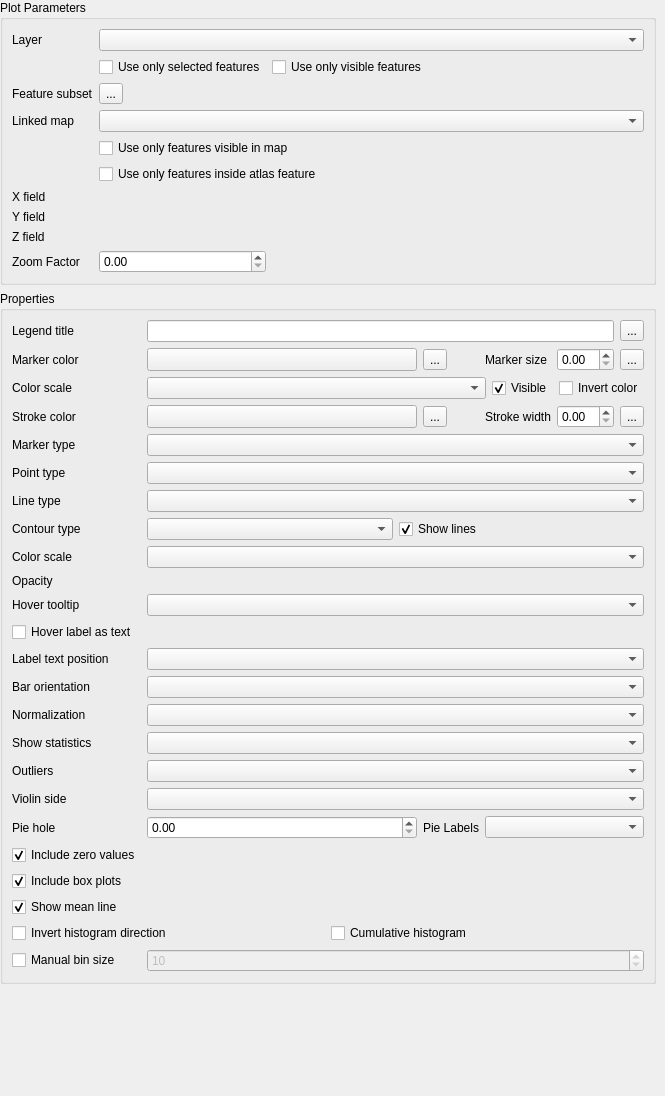
               <widget class="QWidget" name="scrollAreaWidgetContents_5">
                <property name="geometry">
                 <rect>
                  <x>0</x>
                  <y>-356</y>
                  <width>665</width>
                  <height>1096</height>
                 </rect>
                </property>
                <layout class="QGridLayout" name="gridLayout_9">
                 <property name="leftMargin">
                  <number>0</number>
                 </property>
                 <property name="topMargin">
                  <number>0</number>
                 </property>
                 <property name="rightMargin">
                  <number>9</number>
                 </property>
                 <property name="bottomMargin">
                  <number>0</number>
                 </property>
                 <item row="5" column="0">
                  <spacer name="verticalSpacer">
                   <property name="orientation">
                    <enum>Qt::Vertical</enum>
                   </property>
                   <property name="sizeHint" stdset="0">
                    <size>
                     <width>20</width>
                     <height>40</height>
                    </size>
                   </property>
                  </spacer>
                 </item>
                 <item row="0" column="0">
                  <widget class="QgsCollapsibleGroupBox" name="mGroupBox">
                   <property name="title">
                    <string>Plot Parameters</string>
                   </property>
                   <layout class="QGridLayout" name="gridLayout_23">
                    <item row="6" column="1" colspan="2">
                     <widget class="QCheckBox" name="filter_by_atlas_check">
                      <property name="text">
                       <string>Use only features inside atlas feature</string>
                      </property>
                     </widget>
                    </item>
                    <item row="5" column="1" colspan="2">
                     <widget class="QCheckBox" name="filter_by_map_check">
                      <property name="text">
                       <string>Use only features visible in map</string>
                      </property>
                     </widget>
                    </item>
                    <item row="2" column="2">
                     <widget class="QCheckBox" name="visible_feature_check">
                      <property name="enabled">
                       <bool>true</bool>
                      </property>
                      <property name="text">
                       <string>Use only visible features</string>
                      </property>
                     </widget>
                    </item>
                    <item row="3" column="1">
                     <widget class="QgsPropertyOverrideButton" name="feature_subset_defined_button">
                      <property name="text">
                       <string>...</string>
                      </property>
                     </widget>
                    </item>
                    <item row="7" column="1" colspan="2">
                     <widget class="QgsFieldExpressionWidget" name="x_combo"/>
                    </item>
                    <item row="4" column="0">
                     <widget class="QLabel" name="label_linked_map">
                      <property name="text">
                       <string>Linked map</string>
                      </property>
                     </widget>
                    </item>
                    <item row="4" column="1" colspan="2">
                     <widget class="QgsLayoutItemComboBox" name="linked_map_combo"/>
                    </item>
                    <item row="3" column="0">
                     <widget class="QLabel" name="label_feature_subset">
                      <property name="text">
                       <string>Feature subset</string>
                      </property>
                     </widget>
                    </item>
                    <item row="0" column="1" colspan="2">
                     <widget class="QgsMapLayerComboBox" name="layer_combo">
                      <property name="sizePolicy">
                       <sizepolicy hsizetype="Preferred" vsizetype="Maximum">
                        <horstretch>0</horstretch>
                        <verstretch>0</verstretch>
                       </sizepolicy>
                      </property>
                     </widget>
                    </item>
                    <item row="2" column="1">
                     <widget class="QCheckBox" name="selected_feature_check">
                      <property name="enabled">
                       <bool>true</bool>
                      </property>
                      <property name="text">
                       <string>Use only selected features</string>
                      </property>
                     </widget>
                    </item>
                    <item row="8" column="0">
                     <widget class="QLabel" name="y_label">
                      <property name="text">
                       <string>Y field</string>
                      </property>
                     </widget>
                    </item>
                    <item row="9" column="1" colspan="2">
                     <widget class="QgsFieldExpressionWidget" name="z_combo"/>
                    </item>
                    <item row="0" column="0">
                     <widget class="QLabel" name="layer_label">
                      <property name="text">
                       <string>Layer</string>
                      </property>
                     </widget>
                    </item>
                    <item row="7" column="0">
                     <widget class="QLabel" name="x_label">
                      <property name="sizePolicy">
                       <sizepolicy hsizetype="Expanding" vsizetype="Preferred">
                        <horstretch>0</horstretch>
                        <verstretch>0</verstretch>
                       </sizepolicy>
                      </property>
                      <property name="minimumSize">
                       <size>
                        <width>20</width>
                        <height>0</height>
                       </size>
                      </property>
                      <property name="maximumSize">
                       <size>
                        <width>70</width>
                        <height>16777215</height>
                       </size>
                      </property>
                      <property name="text">
                       <string>X field</string>
                      </property>
                     </widget>
                    </item>
                    <item row="8" column="1" colspan="2">
                     <widget class="QgsFieldExpressionWidget" name="y_combo"/>
                    </item>
                    <item row="9" column="0">
                     <widget class="QLabel" name="z_label">
                      <property name="text">
                       <string>Z field</string>
                      </property>
                     </widget>
                    </item>
                    <item row="10" column="0">
                     <widget class="QLabel" name="zoom_factor_lab">
                      <property name="text">
                       <string>Zoom Factor</string>
                      </property>
                     </widget>
                    </item>
                    <item row="10" column="1">
                     <widget class="QgsDoubleSpinBox" name="zoom_factor">
                      <property name="value">
                       <double>0.000000000000000</double>
                      </property>
                     </widget>
                    </item>
                   </layout>
                  </widget>
                 </item>
                 <item row="2" column="0">
                  <widget class="QgsCollapsibleGroupBox" name="properties_group_box">
                   <property name="title">
                    <string>Properties</string>
                   </property>
                   <layout class="QGridLayout" name="gridLayout_22">
                    <item row="19" column="0">
                     <widget class="QLabel" name="violinSideLabel">
                      <property name="text">
                       <string>Violin side</string>
                      </property>
                     </widget>
                    </item>
                    <item row="26" column="0">
                     <widget class="QCheckBox" name="violinBox">
                      <property name="toolTip">
                       <string>If checked, box plots will be overlaid on top of violin plots</string>
                      </property>
                      <property name="text">
                       <string>Include box plots</string>
                      </property>
                      <property name="checked">
                       <bool>true</bool>
                      </property>
                     </widget>
                    </item>
                    <item row="21" column="1">
                     <widget class="QgsDoubleSpinBox" name="pie_hole">
                      <property name="maximum">
                       <double>0.950000000000000</double>
                      </property>
                      <property name="singleStep">
                       <double>0.050000000000000</double>
                      </property>
                      <property name="value">
                       <double>0.000000000000000</double>
                      </property>
                      <property name="clearValue">
                       <bool>false</bool>
                      </property>
                     </widget>
                    </item>
                    <item row="17" column="1" colspan="5">
                     <widget class="QComboBox" name="box_statistic_combo"/>
                    </item>
                    <item row="10" column="0">
                     <widget class="QLabel" name="color_scale_label">
                      <property name="text">
                       <string>Color scale</string>
                      </property>
                     </widget>
                    </item>
                    <item row="1" column="2">
                     <widget class="QgsPropertyOverrideButton" name="in_color_defined_button">
                      <property name="text">
                       <string>...</string>
                      </property>
                     </widget>
                    </item>
                    <item row="12" column="0">
                     <widget class="QLabel" name="info_label">
                      <property name="text">
                       <string>Hover tooltip</string>
                      </property>
                     </widget>
                    </item>
                    <item row="11" column="1" colspan="5">
                     <widget class="QgsOpacityWidget" name="opacity_widget">
                      <property name="focusPolicy">
                       <enum>Qt::StrongFocus</enum>
                      </property>
                     </widget>
                    </item>
                    <item row="4" column="2">
                     <widget class="QgsPropertyOverrideButton" name="out_color_defined_button">
                      <property name="text">
                       <string>...</string>
                      </property>
                     </widget>
                    </item>
                    <item row="4" column="3">
                     <widget class="QLabel" name="marker_width_lab">
                      <property name="text">
                       <string>Stroke width</string>
                      </property>
                     </widget>
                    </item>
                    <item row="1" column="1">
                     <widget class="QgsColorButton" name="in_color_combo">
                      <property name="sizePolicy">
                       <sizepolicy hsizetype="Expanding" vsizetype="Fixed">
                        <horstretch>0</horstretch>
                        <verstretch>0</verstretch>
                       </sizepolicy>
                      </property>
                     </widget>
                    </item>
                    <item row="15" column="0">
                     <widget class="QLabel" name="orientation_label">
                      <property name="text">
                       <string>Bar orientation</string>
                      </property>
                     </widget>
                    </item>
                    <item row="5" column="1" colspan="5">
                     <widget class="QComboBox" name="marker_type_combo"/>
                    </item>
                    <item row="12" column="1" colspan="5">
                     <widget class="QComboBox" name="info_combo"/>
                    </item>
                    <item row="18" column="1" colspan="5">
                     <widget class="QComboBox" name="outliers_combo"/>
                    </item>
                    <item row="21" column="0">
                     <widget class="QLabel" name="pie_hole_label">
                      <property name="text">
                       <string>Pie hole</string>
                      </property>
                     </widget>
                    </item>
                    <item row="4" column="5">
                     <widget class="QgsPropertyOverrideButton" name="stroke_defined_button">
                      <property name="text">
                       <string>...</string>
                      </property>
                     </widget>
                    </item>
                    <item row="0" column="0">
                     <widget class="QLabel" name="legend_label">
                      <property name="text">
                       <string>Legend title</string>
                      </property>
                     </widget>
                    </item>
                    <item row="8" column="0">
                     <widget class="QLabel" name="contour_type_label">
                      <property name="text">
                       <string>Contour type</string>
                      </property>
                     </widget>
                    </item>
                    <item row="2" column="1" colspan="5">
                     <layout class="QHBoxLayout" name="horizontalLayout_3" stretch="1,0,0">
                      <item>
                       <widget class="QComboBox" name="color_scale_data_defined_in"/>
                      </item>
                      <item>
                       <widget class="QCheckBox" name="color_scale_data_defined_in_check">
                        <property name="text">
                         <string>Visible</string>
                        </property>
                        <property name="checked">
                         <bool>true</bool>
                        </property>
                       </widget>
                      </item>
                      <item>
                       <widget class="QCheckBox" name="color_scale_data_defined_in_invert_check">
                        <property name="text">
                         <string>Invert color</string>
                        </property>
                       </widget>
                      </item>
                     </layout>
                    </item>
                    <item row="4" column="4">
                     <widget class="QgsDoubleSpinBox" name="marker_width"/>
                    </item>
                    <item row="18" column="0">
                     <widget class="QLabel" name="outliers_label">
                      <property name="text">
                       <string>Outliers</string>
                      </property>
                     </widget>
                    </item>
                    <item row="21" column="2">
                     <widget class="QLabel" name="pieLabelsLabel">
                      <property name="text">
                       <string>Pie Labels</string>
                      </property>
                     </widget>
                    </item>
                    <item row="1" column="0">
                     <widget class="QLabel" name="in_color_lab">
                      <property name="text">
                       <string>Marker color</string>
                      </property>
                     </widget>
                    </item>
                    <item row="4" column="0">
                     <widget class="QLabel" name="out_color_lab">
                      <property name="text">
                       <string>Stroke color</string>
                      </property>
                     </widget>
                    </item>
                    <item row="19" column="1" colspan="5">
                     <widget class="QComboBox" name="violinSideCombo"/>
                    </item>
                    <item row="22" column="0">
                     <widget class="QCheckBox" name="includeZeroValues">
                      <property name="text">
                       <string>Include zero values</string>
                      </property>
                      <property name="checked">
                       <bool>true</bool>
                      </property>
                     </widget>
                    </item>
                    <item row="0" column="1" colspan="4">
                     <widget class="QLineEdit" name="legend_title"/>
                    </item>
                    <item row="17" column="0">
                     <widget class="QLabel" name="box_statistic_label">
                      <property name="text">
                       <string>Show statistics</string>
                      </property>
                     </widget>
                    </item>
                    <item row="11" column="0">
                     <widget class="QLabel" name="alpha_lab">
                      <property name="text">
                       <string>Opacity</string>
                      </property>
                     </widget>
                    </item>
                    <item row="27" column="0">
                     <widget class="QCheckBox" name="showMeanCheck">
                      <property name="text">
                       <string>Show mean line</string>
                      </property>
                      <property name="checked">
                       <bool>true</bool>
                      </property>
                     </widget>
                    </item>
                    <item row="28" column="0" colspan="6">
                     <layout class="QHBoxLayout" name="horiz_layout_histogram">
                      <item>
                       <widget class="QCheckBox" name="invert_hist_check">
                        <property name="enabled">
                         <bool>true</bool>
                        </property>
                        <property name="text">
                         <string>Invert histogram direction</string>
                        </property>
                       </widget>
                      </item>
                      <item>
                       <widget class="QCheckBox" name="cumulative_hist_check">
                        <property name="enabled">
                         <bool>true</bool>
                        </property>
                        <property name="text">
                         <string>Cumulative histogram</string>
                        </property>
                       </widget>
                      </item>
                     </layout>
                    </item>
                    <item row="14" column="1" colspan="5">
                     <widget class="QComboBox" name="combo_text_position"/>
                    </item>
                    <item row="16" column="1" colspan="5">
                     <widget class="QComboBox" name="hist_norm_combo"/>
                    </item>
                    <item row="1" column="3">
                     <widget class="QLabel" name="marker_size_lab">
                      <property name="text">
                       <string>Marker size</string>
                      </property>
                     </widget>
                    </item>
                    <item row="16" column="0">
                     <widget class="QLabel" name="hist_norm_label">
                      <property name="text">
                       <string>Normalization</string>
                      </property>
                     </widget>
                    </item>
                    <item row="14" column="0">
                     <widget class="QLabel" name="label_text_position">
                      <property name="text">
                       <string>Label text position</string>
                      </property>
                     </widget>
                    </item>
                    <item row="6" column="0">
                     <widget class="QLabel" name="point_lab">
                      <property name="text">
                       <string>Point type</string>
                      </property>
                     </widget>
                    </item>
                    <item row="15" column="1" colspan="5">
                     <widget class="QComboBox" name="orientation_combo"/>
                    </item>
                    <item row="10" column="1" colspan="5">
                     <widget class="QComboBox" name="color_scale_combo"/>
                    </item>
                    <item row="7" column="0">
                     <widget class="QLabel" name="line_lab">
                      <property name="text">
                       <string>Line type</string>
                      </property>
                     </widget>
                    </item>
                    <item row="4" column="1">
                     <widget class="QgsColorButton" name="out_color_combo">
                      <property name="sizePolicy">
                       <sizepolicy hsizetype="Expanding" vsizetype="Fixed">
                        <horstretch>0</horstretch>
                        <verstretch>0</verstretch>
                       </sizepolicy>
                      </property>
                     </widget>
                    </item>
                    <item row="13" column="0">
                     <widget class="QCheckBox" name="hover_as_text_check">
                      <property name="text">
                       <string>Hover label as text</string>
                      </property>
                     </widget>
                    </item>
                    <item row="29" column="0">
                     <widget class="QCheckBox" name="bins_check">
                      <property name="text">
                       <string>Manual bin size</string>
                      </property>
                     </widget>
                    </item>
                    <item row="7" column="1" colspan="5">
                     <widget class="QComboBox" name="line_combo"/>
                    </item>
                    <item row="6" column="1" colspan="5">
                     <widget class="QComboBox" name="point_combo"/>
                    </item>
                    <item row="2" column="0">
                     <widget class="QLabel" name="color_scale_data_defined_in_label">
                      <property name="text">
                       <string>Color scale</string>
                      </property>
                     </widget>
                    </item>
                    <item row="8" column="1" colspan="5">
                     <layout class="QHBoxLayout" name="horizontalLayout_4">
                      <item>
                       <widget class="QComboBox" name="contour_type_combo"/>
                      </item>
                      <item>
                       <widget class="QCheckBox" name="show_lines_check">
                        <property name="text">
                         <string>Show lines</string>
                        </property>
                        <property name="checked">
                         <bool>true</bool>
                        </property>
                       </widget>
                      </item>
                     </layout>
                    </item>
                    <item row="1" column="5">
                     <widget class="QgsPropertyOverrideButton" name="size_defined_button">
                      <property name="text">
                       <string>...</string>
                      </property>
                     </widget>
                    </item>
                    <item row="1" column="4">
                     <widget class="QgsDoubleSpinBox" name="marker_size"/>
                    </item>
                    <item row="0" column="5">
                     <widget class="QgsPropertyOverrideButton" name="legend_title_defined_button">
                      <property name="text">
                       <string>...</string>
                      </property>
                     </widget>
                    </item>
                    <item row="29" column="1" colspan="5">
                     <widget class="QgsSpinBox" name="bins_value">
                      <property name="enabled">
                       <bool>false</bool>
                      </property>
                      <property name="maximum">
                       <number>1000</number>
                      </property>
                      <property name="value">
                       <number>10</number>
                      </property>
                     </widget>
                    </item>
                    <item row="5" column="0">
                     <widget class="QLabel" name="marker_type_lab">
                      <property name="text">
                       <string>Marker type</string>
                      </property>
                     </widget>
                    </item>
                    <item row="21" column="3" colspan="3">
                     <widget class="QComboBox" name="pieLabelsCombo"/>
                    </item>
                   </layout>
                  </widget>
                 </item>
                </layout>
               </widget>
